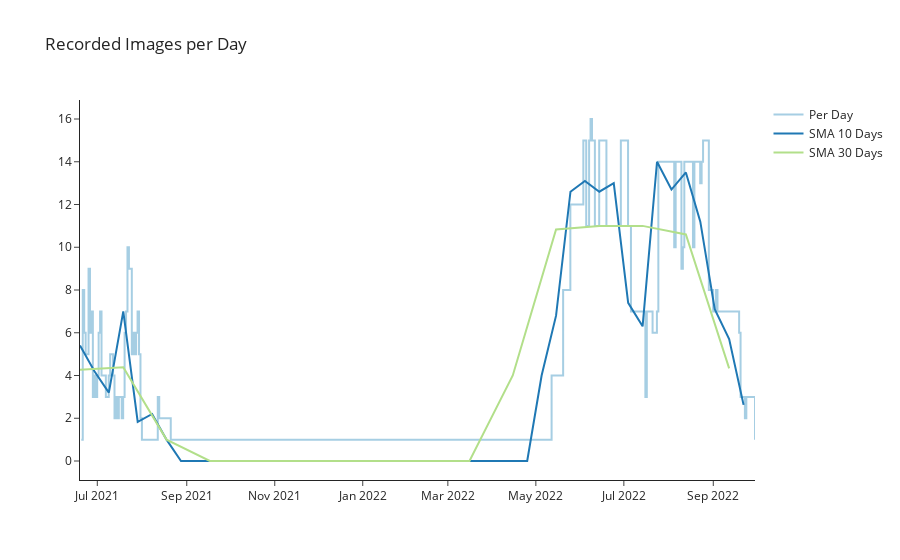

Source (notebook cell):
### Code cell
palette = iter(paired_palette)
SMA = 10
SMA2 = 30

fig = go.Figure()

fig.add_trace(go.Scatter(
    x=data.index,
    y=data['count'],
    name='Per Day',
    line_shape='hv',
    mode='lines',
    line_color=next(palette)
))

tmp = data.resample(f'{SMA}D').mean().fillna(0)
fig.add_trace(go.Scatter(
    x=tmp.index, 
    y=tmp['count'],
    name=f'SMA {SMA} Days',
    mode='lines',
    line_color=next(palette)
))

tmp = data.resample(f'{SMA2}D').mean().fillna(0)
fig.add_trace(go.Scatter(
    x=tmp.index, 
    y=tmp['count'],
    name=f'SMA {SMA2} Days',
    mode='lines',
    line_color=next(palette)
))


fig.update_layout(
    title='Recorded Images per Day', 
    template='simple_white'
)

### Figure 1 — Plotly figure (JSON) as saved in the notebook; plotly's stock layout.template omitted (floating-point values rounded to 4 significant figures; data arrays with more than 128 entries replaced by an {"elided": "..."} marker saying what was removed)
{"data": [{"line": {"color": "rgba(166, 206, 227, 1)", "shape": "hv"}, "mode": "lines", "name": "Per Day", "type": "scatter", "x": {"elided": "195 str values"}, "y": {"elided": "195 int values"}}, {"line": {"color": "rgba(31, 120, 180, 1)"}, "mode": "lines", "name": "SMA 10 Days", "type": "scatter", "x": ["2021-06-19T00:00:00", "2021-06-29T00:00:00", "2021-07-09T00:00:00", "2021-07-19T00:00:00", "2021-07-29T00:00:00", "2021-08-08T00:00:00", "2021-08-18T00:00:00", "2021-08-28T00:00:00", "2021-09-07T00:00:00", "2021-09-17T00:00:00", "2021-09-27T00:00:00", "2021-10-07T00:00:00", "2021-10-17T00:00:00", "2021-10-27T00:00:00", "2021-11-06T00:00:00", "2021-11-16T00:00:00", "2021-11-26T00:00:00", "2021-12-06T00:00:00", "2021-12-16T00:00:00", "2021-12-26T00:00:00", "2022-01-05T00:00:00", "2022-01-15T00:00:00", "2022-01-25T00:00:00", "2022-02-04T00:00:00", "2022-02-14T00:00:00", "2022-02-24T00:00:00", "2022-03-06T00:00:00", "2022-03-16T00:00:00", "2022-03-26T00:00:00", "2022-04-05T00:00:00", "2022-04-15T00:00:00", "2022-04-25T00:00:00", "2022-05-05T00:00:00", "2022-05-15T00:00:00", "2022-05-25T00:00:00", "2022-06-04T00:00:00", "2022-06-14T00:00:00", "2022-06-24T00:00:00", "2022-07-04T00:00:00", "2022-07-14T00:00:00", "2022-07-24T00:00:00", "2022-08-03T00:00:00", "2022-08-13T00:00:00", "2022-08-23T00:00:00", "2022-09-02T00:00:00", "2022-09-12T00:00:00", "2022-09-22T00:00:00"], "y": [5.4, 4.2, 3.2, 7, 1.833, 2.2, 1, 0, 0, 0, 0, 0, 0, 0, 0, 0, 0, 0, 0, 0, 0, 0, 0, 0, 0, 0, 0, 0, 0, 0, 0, 0, 4, 6.8, 12.6, 13.1, 12.6, 13, 7.4, 6.3, 14, 12.7, 13.5, 11.2, 7.1, 5.7, 2.625]}, {"line": {"color": "rgba(178, 223, 138, 1)"}, "mode": "lines", "name": "SMA 30 Days", "type": "scatter", "x": ["2021-06-19T00:00:00", "2021-07-19T00:00:00", "2021-08-18T00:00:00", "2021-09-17T00:00:00", "2021-10-17T00:00:00", "2021-11-16T00:00:00", "2021-12-16T00:00:00", "2022-01-15T00:00:00", "2022-02-14T00:00:00", "2022-03-16T00:00:00", "2022-04-15T00:00:00", "2022-05-15T00:00:00", "2022-06-14T00:00:00", "2022-07-14T00:00:00", "2022-08-13T00:00:00", "2022-09-12T00:00:00"], "y": [4.267, 4.381, 1, 0, 0, 0, 0, 0, 0, 0, 4, 10.83, 11, 11, 10.6, 4.333]}], "layout": {"autosize": true, "title": {"text": "Recorded Images per Day"}, "xaxis": {"autorange": true, "range": ["2021-06-19", "2022-09-29 22:00"], "type": "date"}, "yaxis": {"autorange": true, "range": [-0.8889, 16.89], "type": "linear"}}}
